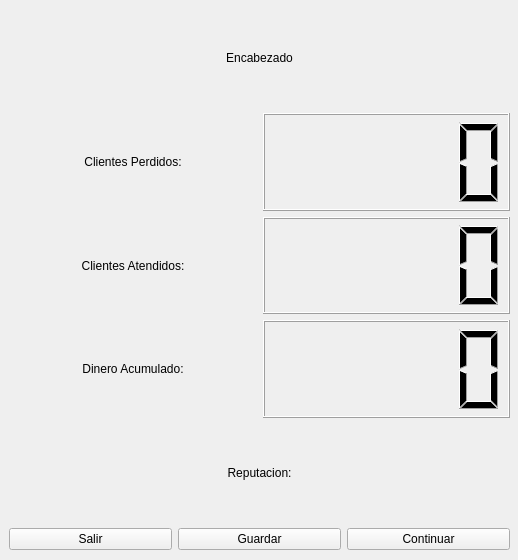
<?xml version="1.0" encoding="UTF-8"?>
<ui version="4.0">
 <class>Form</class>
 <widget class="QWidget" name="Form">
  <property name="geometry">
   <rect>
    <x>0</x>
    <y>0</y>
    <width>518</width>
    <height>560</height>
   </rect>
  </property>
  <property name="palette">
   <palette>
    <active>
     <colorrole role="Button">
      <brush brushstyle="SolidPattern">
       <color alpha="255">
        <red>240</red>
        <green>240</green>
        <blue>240</blue>
       </color>
      </brush>
     </colorrole>
    </active>
    <inactive>
     <colorrole role="Button">
      <brush brushstyle="SolidPattern">
       <color alpha="255">
        <red>240</red>
        <green>240</green>
        <blue>240</blue>
       </color>
      </brush>
     </colorrole>
    </inactive>
    <disabled>
     <colorrole role="Button">
      <brush brushstyle="SolidPattern">
       <color alpha="255">
        <red>240</red>
        <green>240</green>
        <blue>240</blue>
       </color>
      </brush>
     </colorrole>
    </disabled>
   </palette>
  </property>
  <property name="windowTitle">
   <string>Form</string>
  </property>
  <widget class="QWidget" name="verticalLayoutWidget">
   <property name="geometry">
    <rect>
     <x>9</x>
     <y>9</y>
     <width>501</width>
     <height>541</height>
    </rect>
   </property>
   <layout class="QVBoxLayout" name="verticalLayout">
    <item>
     <widget class="QLabel" name="label_encabezado">
      <property name="text">
       <string>Encabezado</string>
      </property>
      <property name="alignment">
       <set>Qt::AlignCenter</set>
      </property>
     </widget>
    </item>
    <item>
     <layout class="QHBoxLayout" name="horizontalLayout_4">
      <item>
       <widget class="QLabel" name="label_clientes_perdidos">
        <property name="text">
         <string>Clientes Perdidos:</string>
        </property>
        <property name="alignment">
         <set>Qt::AlignCenter</set>
        </property>
       </widget>
      </item>
      <item>
       <widget class="QLCDNumber" name="lcdNumber_cp"/>
      </item>
     </layout>
    </item>
    <item>
     <layout class="QHBoxLayout" name="horizontalLayout_3">
      <item>
       <widget class="QLabel" name="label_clientes_atendidos">
        <property name="text">
         <string>Clientes Atendidos:</string>
        </property>
        <property name="alignment">
         <set>Qt::AlignCenter</set>
        </property>
       </widget>
      </item>
      <item>
       <widget class="QLCDNumber" name="lcdNumber_ca"/>
      </item>
     </layout>
    </item>
    <item>
     <layout class="QHBoxLayout" name="horizontalLayout_2">
      <item>
       <widget class="QLabel" name="label_dinero_acumulado">
        <property name="text">
         <string>Dinero Acumulado:</string>
        </property>
        <property name="alignment">
         <set>Qt::AlignCenter</set>
        </property>
       </widget>
      </item>
      <item>
       <widget class="QLCDNumber" name="lcdNumber_da"/>
      </item>
     </layout>
    </item>
    <item>
     <widget class="QLabel" name="label_reputacion">
      <property name="text">
       <string>Reputacion:</string>
      </property>
      <property name="alignment">
       <set>Qt::AlignCenter</set>
      </property>
     </widget>
    </item>
    <item>
     <layout class="QHBoxLayout" name="horizontalLayout">
      <item>
       <widget class="QPushButton" name="boton_salir">
        <property name="text">
         <string>Salir</string>
        </property>
       </widget>
      </item>
      <item>
       <widget class="QPushButton" name="boton_guardar">
        <property name="text">
         <string>Guardar</string>
        </property>
       </widget>
      </item>
      <item>
       <widget class="QPushButton" name="boton_continuar">
        <property name="text">
         <string>Continuar</string>
        </property>
       </widget>
      </item>
     </layout>
    </item>
   </layout>
  </widget>
 </widget>
 <resources/>
 <connections>
  <connection>
   <sender>boton_continuar</sender>
   <signal>clicked()</signal>
   <receiver>Form</receiver>
   <slot>continuar()</slot>
   <hints>
    <hint type="sourcelabel">
     <x>427</x>
     <y>506</y>
    </hint>
    <hint type="destinationlabel">
     <x>258</x>
     <y>279</y>
    </hint>
   </hints>
  </connection>
  <connection>
   <sender>boton_guardar</sender>
   <signal>clicked()</signal>
   <receiver>Form</receiver>
   <slot>guardar()</slot>
   <hints>
    <hint type="sourcelabel">
     <x>259</x>
     <y>506</y>
    </hint>
    <hint type="destinationlabel">
     <x>258</x>
     <y>279</y>
    </hint>
   </hints>
  </connection>
  <connection>
   <sender>boton_salir</sender>
   <signal>clicked()</signal>
   <receiver>Form</receiver>
   <slot>salir()</slot>
   <hints>
    <hint type="sourcelabel">
     <x>91</x>
     <y>506</y>
    </hint>
    <hint type="destinationlabel">
     <x>258</x>
     <y>279</y>
    </hint>
   </hints>
  </connection>
 </connections>
 <slots>
  <slot>salir()</slot>
  <slot>guardar()</slot>
  <slot>continuar()</slot>
 </slots>
</ui>
